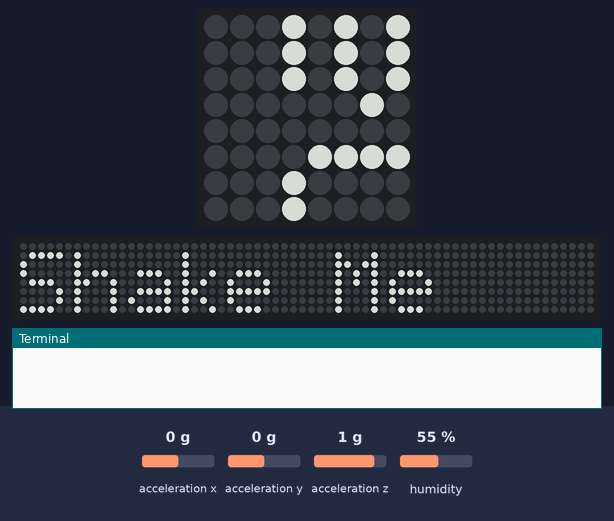
The program below on a simulated Raspberry Pi (BCM pin numbers) with a Sense HAT. On the bench: the Sense HAT's 8×8 RGB LED matrix, a strip that is not on the board, showing the scrolling text unrolled, the last lines printed to the terminal. The inputs (shaded band) are chosen by the test bench; at power-on: acceleration x 0 g, acceleration y 0 g, acceleration z 1 g, humidity 55 %. Dim RGB values are drawn brighter than linear; random numbers come from a fixed seed; the 64×8 strip is a reading aid, not a part: it shows the text the matrix is scrolling, unrolled, one strip-width of it at a time; files that are not in the repository are absent.

Above: at 1.2 s.
1.3 s: acceleration x set to -1.4 g
At 3.9 s:
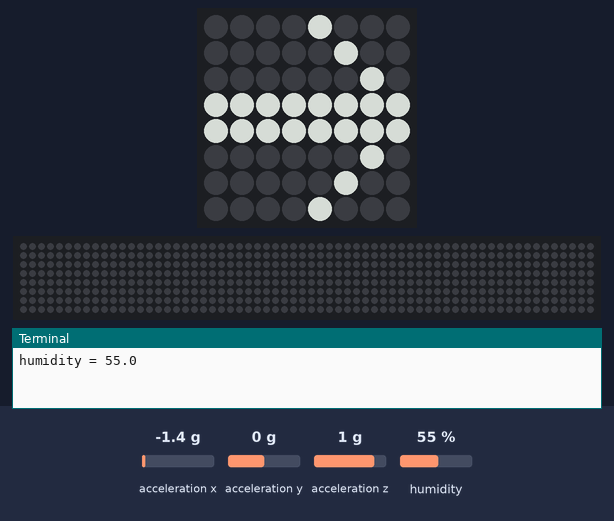
5.9 s: acceleration x set to 0.8 g
At 8.5 s:
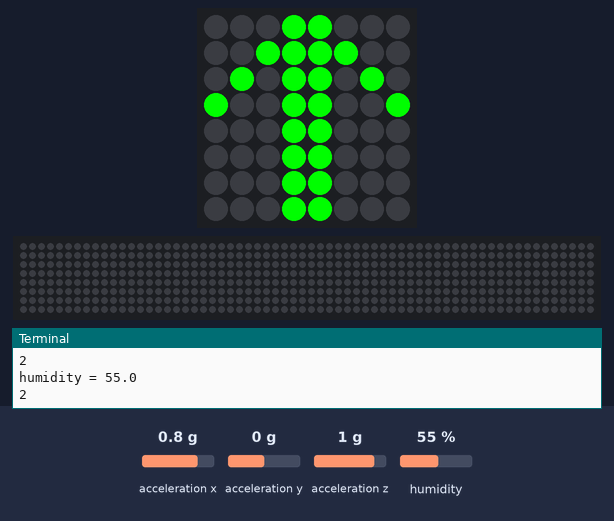
8.9 s: acceleration x set to 0 g
At 11.3 s:
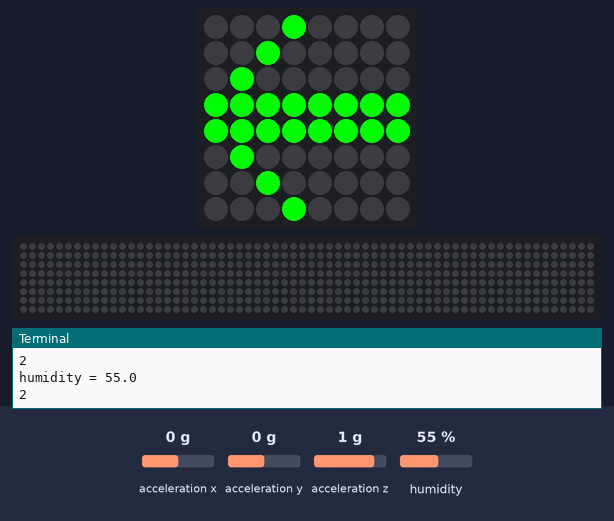
11.9 s: acceleration y set to -1.4 g
At 13.9 s:
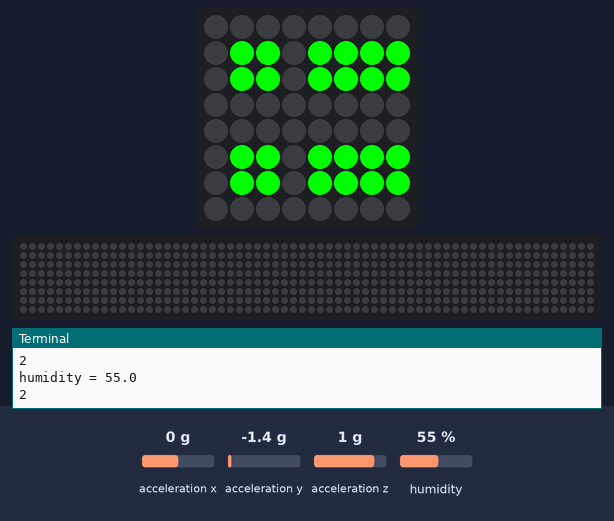
14.9 s: acceleration y set to 0 g
At 21.8 s:
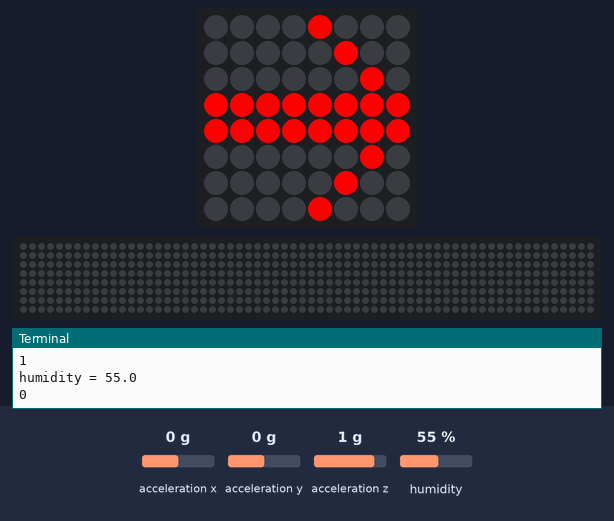

The program:

reaction_game_v2.py
```python
from sense_hat import SenseHat
import time
import random

sense = SenseHat()

try:
    with open("score","r") as scorefile:
        highscore = int(scorefile.read())
except IOError:
    highscore = 0

#set up the colours (white,green,red,empty)
w = [150,150,150]
g = [0,255,0]
r = [255,0,0]
bl = [0,0,0]

#create images for three different coloured arrows
arrow_img = [0,0,0,1,1,0,0,0,0,0,1,1,1,1,0,0,0,1,0,1,1,0,1,0,1,0,0,1,1,0,0,1,0,0,0,1,1,0,0,0,0,0,0,1,1,0,0,0,0,0,0,1,1,0,0,0,0,0,0,1,1,0,0,0]
button_img = [0,0,0,0,0,0,0,0,0,0,0,1,1,0,0,0,0,0,1,0,0,1,0,0,0,1,0,1,1,0,1,0,0,1,0,1,1,0,1,0,0,0,1,0,0,1,0,0,0,0,0,1,1,0,0,0,0,0,0,0,0,0,0,0]
shake_img =_img = [0,1,1,0,0,1,1,0,0,1,1,0,0,1,1,0,0,1,1,0,0,1,1,0,0,1,1,0,0,1,1,0,0,0,0,0,0,0,0,0,0,1,1,0,0,1,1,0,0,1,1,0,0,1,1,0,0,0,0,0,0,0,0,0]
breath_img =_img = [0,0,0,0,0,0,0,0,0,0,1,1,0,0,0,0,0,1,0,0,1,0,0,1,1,0,0,0,0,1,1,0,0,0,0,0,0,0,0,0,0,0,1,1,0,0,0,0,0,1,0,0,1,0,0,1,1,0,0,0,0,1,1,0]

def plot_image(pattern,fg,bg):
    image = []
    for pixel in pattern:
        if pixel == 0:
            image.append(bg)
        else:
            image.append(fg)
    sense.set_pixels(image)

def shake_check():
    x,y,z = sense.get_accelerometer_raw().values()
    x = abs(x)
    y = abs(y)
    z = abs(z)

    if x>1.2 or y>1.2 or z>1.2:
        return True
    else:
        return False

def get_angle():
    x,y,z = sense.get_accelerometer_raw().values()
    x=round(x,0)
    y=round(y,0)
    if x == -1:
        angle = 180
    elif x == 1:
        angle = 0
    elif y == -1:
        angle = 90
    else:
        angle = 270
    return angle

def orient_message(msg):
    time.sleep(0.5)
    sense.set_rotation(get_angle())
    sense.show_message(msg,scroll_speed=0.04,text_colour=w)


pause = 3
arrow = 0
play = True


#Main game loop, player shakes to start and is prompted
while True:
    orient_message("Shake Me")

    while shake_check() == False:
        time.sleep(0.1)

    play = True
    score = 0
    lives = 3

    pause = 2.5
    while play == True:
        last_arrow = arrow
        while arrow == last_arrow:
          arrow = random.choice([0,90,180,270])

        sense.set_rotation(arrow)

        num = random.random()
        print("humidity = " +str(sense.get_humidity()))
        if num < 0.1:
            plot_image(shake_img,w,bl)
            time.sleep(pause)
            if shake_check():
                plot_image(shake_img,g,bl)
                score = score + 1
            else:
                plot_image(shake_img,r,bl)
                lives = lives -1
        elif num > 0.9 and sense.get_humidity()<60:
            hum = sense.get_humidity()
            print(hum)
            plot_image(breath_img,w,bl)
            time.sleep(pause)
            if sense.get_humidity() > hum + 4:
                plot_image(breath_img,g,bl)
                score = score + 1
            else:
                plot_image(breath_img,r,bl)
                lives = lives - 1
        else:
            plot_image(arrow_img,w,bl)
            time.sleep(pause)
            if  get_angle() == arrow:
                plot_image(arrow_img,g,bl)
                score = score + 1
            else:
                plot_image(arrow_img,r,bl)
                lives = lives - 1
        print(lives)
        if lives <= 0:
            play=False
        if random.random() > 0.2:
            pause = pause * 0.95
        time.sleep(0.5)

    msg = "Your Score = %s" % (score)
    orient_message(msg)
    if score>highscore:
        highscore=score
        with open("score","w") as scorefile:
            scorefile.write(str(highscore))

    msg = "Highscore = %s" % (highscore)
    orient_message(msg)
```

Measured:
- what the display in image 1 shows lasts 2.5 s, from 2.8 s to 5.3 s
- what the display in image 2 shows lasts 0.5 s, from 8.2 s to 8.7 s
